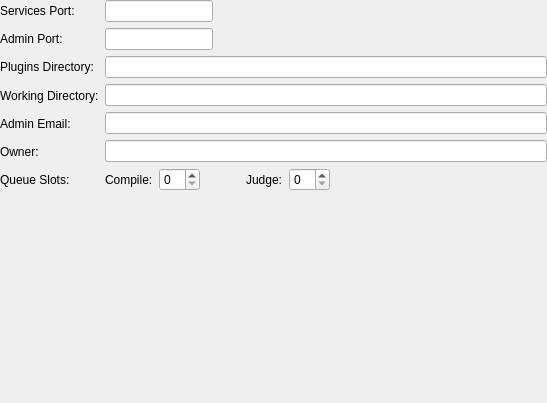
<?xml version="1.0" encoding="UTF-8"?>
<ui version="4.0">
 <class>serverConfigWidget</class>
 <widget class="QWidget" name="serverConfigWidget">
  <property name="geometry">
   <rect>
    <x>0</x>
    <y>0</y>
    <width>547</width>
    <height>403</height>
   </rect>
  </property>
  <property name="windowTitle">
   <string>Form</string>
  </property>
  <layout class="QVBoxLayout" name="verticalLayout_3">
   <property name="margin">
    <number>0</number>
   </property>
   <item>
    <layout class="QHBoxLayout" name="horizontalLayout_3">
     <item>
      <layout class="QVBoxLayout" name="verticalLayout_2">
       <item>
        <widget class="QLabel" name="label_3">
         <property name="text">
          <string>Services Port:</string>
         </property>
        </widget>
       </item>
       <item>
        <widget class="QLabel" name="label_4">
         <property name="text">
          <string>Admin Port:</string>
         </property>
        </widget>
       </item>
       <item>
        <widget class="QLabel" name="label">
         <property name="text">
          <string>Plugins Directory:</string>
         </property>
        </widget>
       </item>
       <item>
        <widget class="QLabel" name="label_18">
         <property name="text">
          <string>Working Directory:</string>
         </property>
        </widget>
       </item>
       <item>
        <widget class="QLabel" name="label_2">
         <property name="text">
          <string>Admin Email:</string>
         </property>
        </widget>
       </item>
       <item>
        <widget class="QLabel" name="label_5">
         <property name="text">
          <string>Owner:</string>
         </property>
        </widget>
       </item>
       <item>
        <widget class="QLabel" name="label_19">
         <property name="text">
          <string>Queue Slots:</string>
         </property>
        </widget>
       </item>
      </layout>
     </item>
     <item>
      <layout class="QVBoxLayout" name="verticalLayout">
       <item>
        <layout class="QHBoxLayout" name="horizontalLayout">
         <item>
          <widget class="QLineEdit" name="servicesPort">
           <property name="sizePolicy">
            <sizepolicy hsizetype="Maximum" vsizetype="Fixed">
             <horstretch>0</horstretch>
             <verstretch>0</verstretch>
            </sizepolicy>
           </property>
          </widget>
         </item>
         <item>
          <spacer name="horizontalSpacer">
           <property name="orientation">
            <enum>Qt::Horizontal</enum>
           </property>
           <property name="sizeType">
            <enum>QSizePolicy::MinimumExpanding</enum>
           </property>
           <property name="sizeHint" stdset="0">
            <size>
             <width>40</width>
             <height>20</height>
            </size>
           </property>
          </spacer>
         </item>
        </layout>
       </item>
       <item>
        <layout class="QHBoxLayout" name="horizontalLayout_2">
         <item>
          <widget class="QLineEdit" name="adminPort">
           <property name="sizePolicy">
            <sizepolicy hsizetype="Maximum" vsizetype="Fixed">
             <horstretch>0</horstretch>
             <verstretch>0</verstretch>
            </sizepolicy>
           </property>
           <property name="styleSheet">
            <string notr="true"/>
           </property>
          </widget>
         </item>
         <item>
          <spacer name="horizontalSpacer_2">
           <property name="orientation">
            <enum>Qt::Horizontal</enum>
           </property>
           <property name="sizeType">
            <enum>QSizePolicy::MinimumExpanding</enum>
           </property>
           <property name="sizeHint" stdset="0">
            <size>
             <width>40</width>
             <height>20</height>
            </size>
           </property>
          </spacer>
         </item>
        </layout>
       </item>
       <item>
        <widget class="QLineEdit" name="pluginDir">
         <property name="styleSheet">
          <string notr="true"/>
         </property>
        </widget>
       </item>
       <item>
        <widget class="QLineEdit" name="workDir"/>
       </item>
       <item>
        <widget class="QLineEdit" name="adminEmail"/>
       </item>
       <item>
        <widget class="QLineEdit" name="owner"/>
       </item>
       <item>
        <layout class="QHBoxLayout" name="horizontalLayout_11">
         <property name="sizeConstraint">
          <enum>QLayout::SetDefaultConstraint</enum>
         </property>
         <property name="bottomMargin">
          <number>0</number>
         </property>
         <item>
          <widget class="QLabel" name="label_20">
           <property name="text">
            <string>Compile:</string>
           </property>
          </widget>
         </item>
         <item>
          <widget class="QSpinBox" name="cqSlots"/>
         </item>
         <item>
          <spacer name="horizontalSpacer_4">
           <property name="orientation">
            <enum>Qt::Horizontal</enum>
           </property>
           <property name="sizeType">
            <enum>QSizePolicy::Fixed</enum>
           </property>
           <property name="sizeHint" stdset="0">
            <size>
             <width>40</width>
             <height>20</height>
            </size>
           </property>
          </spacer>
         </item>
         <item>
          <widget class="QLabel" name="label_21">
           <property name="text">
            <string>Judge:</string>
           </property>
          </widget>
         </item>
         <item>
          <widget class="QSpinBox" name="jqSlots"/>
         </item>
         <item>
          <spacer name="horizontalSpacer_5">
           <property name="orientation">
            <enum>Qt::Horizontal</enum>
           </property>
           <property name="sizeHint" stdset="0">
            <size>
             <width>40</width>
             <height>20</height>
            </size>
           </property>
          </spacer>
         </item>
        </layout>
       </item>
      </layout>
     </item>
    </layout>
   </item>
   <item>
    <spacer name="verticalSpacer">
     <property name="orientation">
      <enum>Qt::Vertical</enum>
     </property>
     <property name="sizeHint" stdset="0">
      <size>
       <width>20</width>
       <height>158</height>
      </size>
     </property>
    </spacer>
   </item>
  </layout>
 </widget>
 <resources/>
 <connections/>
</ui>
